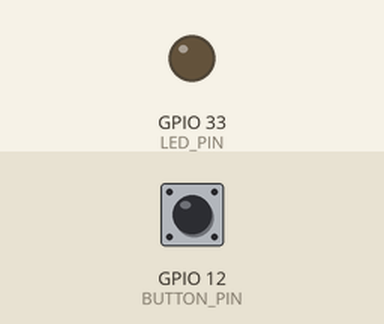
A sketch run on a simulated ESP32. On the bench: output pins drawn as LEDs (lit = HIGH). The inputs (shaded band) are chosen by the test bench; at power-on: GPIO 12 (BUTTON_PIN) HIGH. What the sketch prints to the serial monitor is not drawn.

Above: at 1.2 s.
1.3 s: GPIO 12 (BUTTON_PIN) pulled LOW for 0.15 s
Timing chart, 0 to 4.3 s (numbered marks = the images above; inputs shaded):
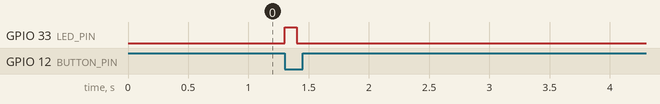

Measured:
- after the input at 1.3 s, GPIO 33 (LED_PIN): LOW → HIGH at once, → LOW 0.10 s later

The sketch:

esp_wifi_AP.ino
```cpp
#include <WiFi.h>
#include <WiFiClient.h>
#include <WiFiAP.h>
#include <WebServer.h>

#define BUTTON_PIN 12
#define LED_PIN 33

WebServer server(80);

int counter = 0;

void handleRoot() {
  server.send(200, "text/plain", String(counter));
}

void handleReset() {
  counter = 0;
  server.send(200, "text/plain", "OK");
}

void setup() {
  Serial.begin(115200);
  pinMode(BUTTON_PIN, INPUT_PULLUP);
  pinMode(LED_PIN, OUTPUT);
  digitalWrite(LED_PIN, LOW);

  WiFi.softAP("ESP32-CAM-AP", "esp12345");
  Serial.println("📶 ESP32 running as Access Point");
  Serial.print("🔗 IP address: ");
  Serial.println(WiFi.softAPIP());

  server.on("/", handleRoot);
  server.on("/reset", handleReset);
  server.begin();
}

void loop() {
  server.handleClient();

  static bool buttonWasPressed = false;
  static unsigned long lastDebounceTime = 0;
  const unsigned long debounceDelay = 50; // 50 ms debounce

  bool buttonState = digitalRead(BUTTON_PIN) == LOW; // true = pressed

  if (buttonState && !buttonWasPressed && (millis() - lastDebounceTime > debounceDelay)) {
    // Button just pressed and stable
    counter++;
    Serial.print("🔘 Button pressed: ");
    Serial.println(counter);

    digitalWrite(LED_PIN, HIGH);
    delay(100);
    digitalWrite(LED_PIN, LOW);

    buttonWasPressed = true;
    lastDebounceTime = millis();
  } else if (!buttonState && buttonWasPressed) {
    // Button released
    buttonWasPressed = false;
    lastDebounceTime = millis();
  }
}
```
